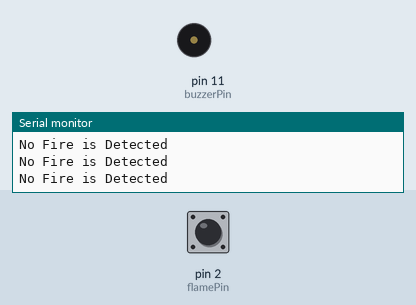
A sketch run on a simulated Arduino Uno, built with avr-gcc and run on an emulated ATmega328P. On the bench: buzzer (waves = sounding, pin HIGH), the last lines printed to the serial monitor. The test bench sets the inputs (shaded band); at power-on: pin 2 (flamePin) HIGH.

Above: at 1.2 s.
1.3 s: pin 2 (flamePin) driven LOW
At 2.5 s:
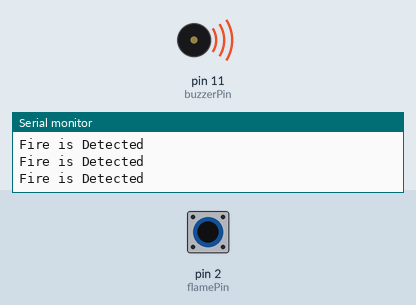
2.8 s: pin 2 (flamePin) driven HIGH
At 3.7 s:
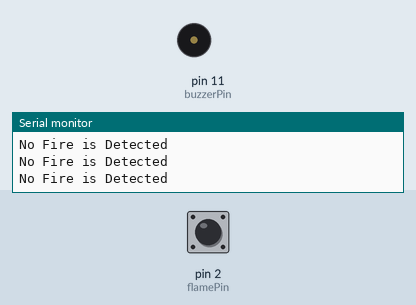
4.3 s: pin 2 (flamePin) pulsed LOW 2 times (0.12 s each, 0.3 s apart)
At 4.68 s:
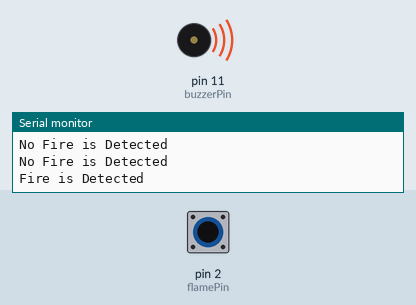
7.9 s: pin 2 (flamePin) pulsed LOW 5 times (0.12 s each, 0.3 s apart)
At 10.3 s:
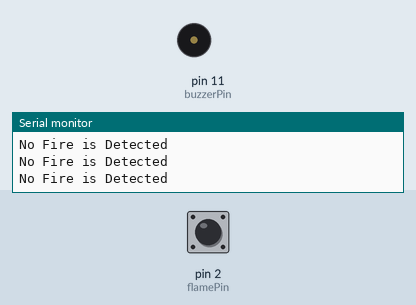
Timing chart, 0 to 11.8 s (numbered marks = the images above; inputs shaded):
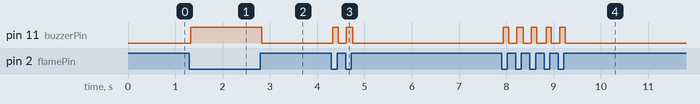

Measured:
- after the input at 1.3 s, pin 11 (buzzerPin): LOW → HIGH at once
- after the input at 2.8 s, pin 11 (buzzerPin): HIGH → LOW at once
- after the input at 4.3 s, pin 11 (buzzerPin): alternates HIGH for 0.12 s and LOW for 0.17 s, 4 changes in all, then stays LOW, starting at once
- after the input at 7.9 s, pin 11 (buzzerPin): alternates HIGH for 0.12 s and LOW for 0.17 s, 10 changes in all, then stays LOW, starting at once

The sketch:

65_Fire_Detecting_Alarm.ino
```cpp
/***********************************************************
  Project Title : Fire Detecting Alarm
  Organisation: Soham Academy Of Human Excellence
  Website: https://ria.sohamacademy.org/
***********************************************************/

const int buzzerPin = 11;
const int flamePin = 2;
int Flame = HIGH;
void setup()
{ pinMode(buzzerPin, OUTPUT);
  pinMode(flamePin, INPUT);
  Serial.begin(9600);
} void loop() {
  Flame = digitalRead(flamePin);
  if (Flame == LOW) {
    Serial.println("Fire is Detected")
    ; digitalWrite(buzzerPin, HIGH);

  } else
  { Serial.println("No Fire is Detected");
    digitalWrite(buzzerPin, LOW);
  }
}
```
